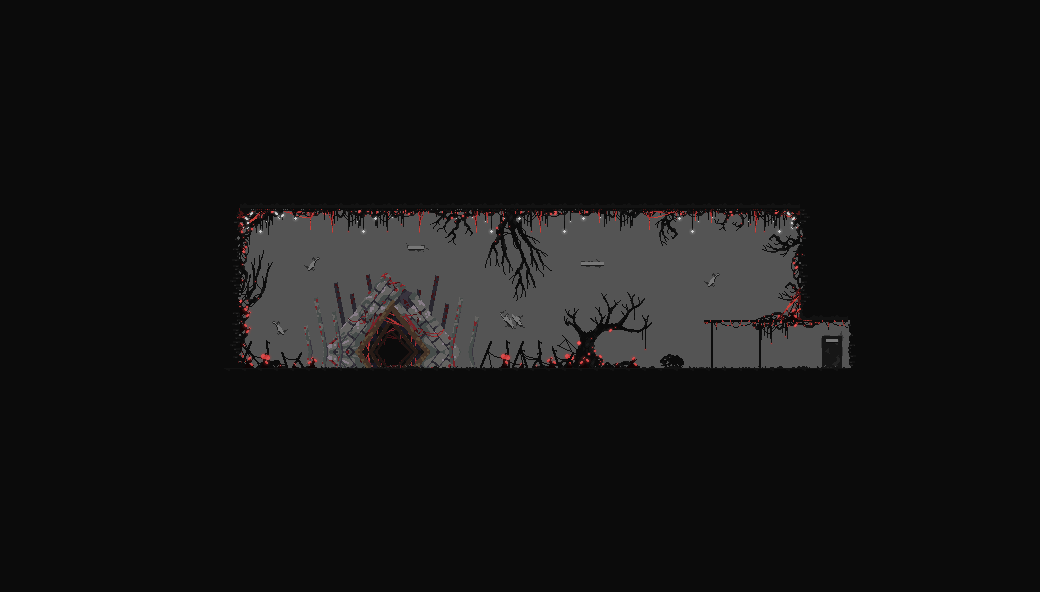

A level layout from a 2D game, rendered from its tile map. Below: a short description, then the map file with tile-grid data replaced by summaries:
An orthogonal 65x37 tile map with 16x16 px tiles, 13 tile layers (Background, TileLayer2, Trees3, Trees2, ...), 9 tilesets and 9 objects (4x Wall, 2x Level4_A, 2x Platform).

<map version="1.9" tiledversion="1.9.2" orientation="orthogonal" renderorder="right-down" width="65" height="37" tilewidth="16" tileheight="16" infinite="0" nextlayerid="47" nextobjectid="102">
 <editorsettings>
  <chunksize width="32" height="32" />
  <export target="level4.lua" format="lua" />
 </editorsettings>
 <tileset firstgid="1" name="Blood Temple Tileset" tilewidth="16" tileheight="16" tilecount="256" columns="16">
  <image source="Blood Temple Tileset.png" width="256" height="256" />
 </tileset>
 <tileset firstgid="257" name="DARK Tileset No background" tilewidth="16" tileheight="16" tilecount="288" columns="18">
  <image source="DARK Tileset No background.png" width="288" height="256" />
 </tileset>
 <tileset firstgid="545" name="DARK Tileset with background" tilewidth="16" tileheight="16" tilecount="288" columns="18">
  <image source="DARK Tileset with background.png" width="288" height="256" />
 </tileset>
 <tileset firstgid="833" name="Bonus Tileset" tilewidth="16" tileheight="16" tilecount="260" columns="20">
  <image source="Bonus Tileset.png" width="320" height="208" />
 </tileset>
 <tileset firstgid="1093" name="teleport" tilewidth="189" tileheight="90" tilecount="72" columns="24">
  <image source="../sprites/teleports/teleport.png" width="4536" height="270" />
 </tileset>
 <tileset firstgid="1165" name="bloody spikes triangle" tilewidth="16" tileheight="16" tilecount="55" columns="11">
  <image source="Entrances/bloody spikes triangle.png" width="191" height="83" />
 </tileset>
 <tileset firstgid="1220" name="Tree Tileset6" tilewidth="16" tileheight="16" tilecount="891" columns="27">
  <image source="Tree Tileset6.png" width="432" height="540" />
 </tileset>
 <tileset firstgid="2111" name="Tree Tileset1" tilewidth="16" tileheight="16" tilecount="891" columns="27">
  <image source="Tree Tileset1.png" width="432" height="540" />
 </tileset>
 <tileset firstgid="3002" name="DARK Tileset(Red) No background" tilewidth="16" tileheight="16" tilecount="288" columns="18">
  <image source="DARK Tileset(Red) No background.png" width="288" height="256" />
 </tileset>
 <layer id="13" name="Background" width="65" height="37">
  <data>[2405 cells, 2405 non-empty, 1 distinct tile ids]</data>
 </layer>
 <layer id="33" name="TileLayer2" width="65" height="37">
  <data>[2405 cells, 2 non-empty, 2 distinct tile ids]</data>
 </layer>
 <layer id="43" name="Trees3" width="65" height="37">
  <data>[2405 cells, 49 non-empty, 17 distinct tile ids]</data>
 </layer>
 <layer id="36" name="Trees2" width="65" height="37">
  <data>[2405 cells, 56 non-empty, 42 distinct tile ids]</data>
 </layer>
 <layer id="5" name="Trees" width="65" height="37">
  <data>[2405 cells, 241 non-empty, 177 distinct tile ids]</data>
 </layer>
 <layer id="40" name="Doors" width="65" height="37">
  <data>[2405 cells, 73 non-empty, 61 distinct tile ids]</data>
 </layer>
 <layer id="42" name="Webs2" width="65" height="37">
  <data>[2405 cells, 6 non-empty, 4 distinct tile ids]</data>
 </layer>
 <layer id="38" name="Webs" width="65" height="37">
  <data>[2405 cells, 55 non-empty, 23 distinct tile ids]</data>
 </layer>
 <layer id="32" name="Posts2" width="65" height="37">
  <data>[2405 cells, 1402 non-empty, 2 distinct tile ids]</data>
 </layer>
 <layer id="1" name="TileLayer1" width="65" height="37">
  <data>[2405 cells, 2207 non-empty, 48 distinct tile ids]</data>
 </layer>
 <layer id="7" name="Posts" width="65" height="37">
  <data>[2405 cells, 1434 non-empty, 13 distinct tile ids]</data>
 </layer>
 <layer id="37" name="Lights" width="65" height="37">
  <data>[2405 cells, 49 non-empty, 16 distinct tile ids]</data>
 </layer>
 <layer id="6" name="Fences" width="65" height="37">
  <data>[2405 cells, 1664 non-empty, 9 distinct tile ids]</data>
 </layer>
 <objectgroup id="11" name="DepartureDoors">
  <object id="21" name="Level4_A" x="832" y="336" width="16" height="32">
   <properties>
    <property name="destinationDoor" value="Level1_D" />
    <property name="destinationMap" value="Level1" />
   </properties>
  </object>
 </objectgroup>
 <objectgroup id="19" name="ArrivalDoors">
  <object id="37" name="Level4_A" x="800" y="352" width="16" height="16" />
 </objectgroup>
 <objectgroup id="26" name="Gates" />
 <objectgroup id="17" name="Statues" />
 <objectgroup id="20" name="Watchers" />
 <objectgroup id="34" name="Shops" />
 <objectgroup id="18" name="Wasps" />
 <objectgroup id="41" name="Boss" />
 <objectgroup id="22" name="Hives" />
 <objectgroup id="45" name="Game_Win">
  <object id="100" x="391" y="360" width="4" height="8" />
 </objectgroup>
 <objectgroup id="44" name="Game_Start" />
 <objectgroup id="16" name="Spitters" />
 <objectgroup id="24" name="Summoners" />
 <objectgroup id="9" name="Ghouls" />
 <objectgroup id="25" name="Switches" />
 <objectgroup id="2" name="Platforms" class="Platform">
  <object id="16" class="Platform" x="240" y="368" width="608" height="224" />
  <object id="96" class="Platform" x="704" y="320" width="144" height="1" />
 </objectgroup>
 <objectgroup id="35" name="Walls">
  <object id="78" class="Wall" x="0" y="0" width="240" height="592" />
  <object id="95" class="Wall" x="240" y="0" width="560" height="208" />
  <object id="90" class="Wall" x="800" y="0" width="240" height="320" />
  <object id="93" class="Wall" x="848" y="320" width="192" height="272" />
 </objectgroup>
</map>
